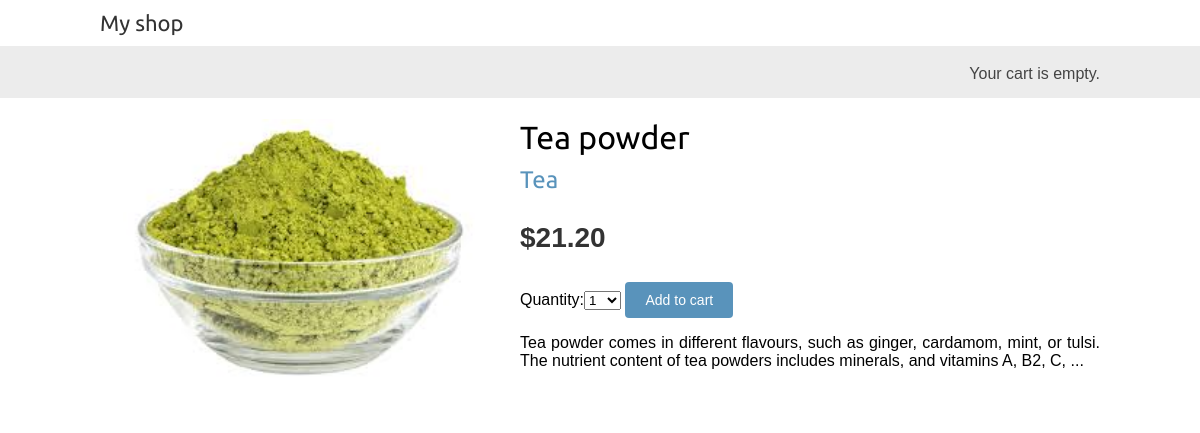
/3/tea-powder/, run on the app's committed database.
### shop/models.py (models this page shows, shortened)
class Product(models.Model):
    category = models.ForeignKey(
        Category, related_name='products', on_delete=models.CASCADE)
    name = models.CharField(max_length=200, db_index=True)
    slug = models.SlugField(max_length=200, db_index=True)
    image = models.ImageField(upload_to='products/%Y/%m/%d', blank=True)
    description = models.TextField(blank=True)
    price = models.DecimalField(max_digits=10, decimal_places=2)
    available = models.BooleanField(default=True)
    created = models.DateTimeField(auto_now_add=True)
    updated = models.DateTimeField(auto_now=True)
    class Meta:
        ordering = ('name',)
        index_together = (('id', 'slug'),)

class Category(models.Model):
    name = models.CharField(max_length=200, db_index=True)
    slug = models.SlugField(max_length=200, unique=True)
    class Meta:
        ordering = ('name',)
        verbose_name = 'category'
        verbose_name_plural = 'categories'
    def get_absolute_url(self):
        return reverse('shop:product_list_by_category', args=[self.slug])
    def __str__(self):
        return self.name

### shop/views.py (the view)
# urls.py: path('<int:id>/<slug:slug>/', views.product_detail, name='product_detail')
def product_detail(request, id, slug):
    product = get_object_or_404(Product, id=id, slug=slug, available=True)
    cart_product_form = CartAddProductForm()
    return render(request, 'shop/product/detail.html', {'product': product, 'cart_product_form': cart_product_form})

### cart/forms.py
class CartAddProductForm(forms.Form):
    quantity = forms.TypedChoiceField(
        choices=PRODUCT_QUANTITY_CHOICES, coerce=int)
    override = forms.BooleanField(
        required=False, initial=False, widget=forms.HiddenInput)

### cart/cart.py (called while the page is built)
    def __len__(self):
        return sum(item['quantity'] for item in self.cart.values())

### cart/context_processors.py (called while the page is built)
def cart(request):
    return {'cart': Cart(request)}

### shop/templates/shop/product/detail.html (shortened to what this page needs)
{% extends "shop/base.html" %}
{% load static %}
{% block content %}
<div class="product-detail">
    <img src="{% if product.image %}{{ product.image.url }}{% else %}
{% static "img/no_image.png" %}{% endif %}">
    <h1>{{ product.name }}</h1>
    <h2>
        <a href="{{ product.category.get_absolute_url }}">
            {{ product.category }}
        </a>
    </h2>
    <p class="price">${{ product.price }}</p>
    <form action="{% url "cart:cart_add" product.id %}" method="post">
        {{ cart_product_form }}
        <input type="submit" value="Add to cart">
    </form>
    {{ product.description|linebreaks }}
</div>
{% endblock %}

### shop/static/css/base.css (style rules this page uses)
body { margin: 0; padding: 0; font-family: helvetica, sans-serif; }
h1, h2, h3, h4, h5, h6 { font-family: 'Ubuntu', sans-serif; font-weight: normal; }
a { text-decoration: none; color: #5993bb; }
a.button, input[type="submit"] { color: #fff; background: #5993bb; border-radius: 4px; padding: 10px 20px; font-size: 14px; border: 0; }
.product-detail { text-align: justify; }
.product-detail .price { color: #333; font-size: 28px; font-weight: bold; }
.product-detail img { width: 40%; float: left; padding: 0 20px 20px 0; }
.product-detail h1 { margin-bottom: 0; }
.product-detail h2 { margin-top: 10px; }

### data on the page
Product: image (picture), name "Tea powder", category "Tea", price "21.20", description "Tea powder comes in different flavours, such as ginger, cardamom, mint, or tulsi. The nutrient content of tea powders includes minerals, and vitamins A, B2, C, ..."
